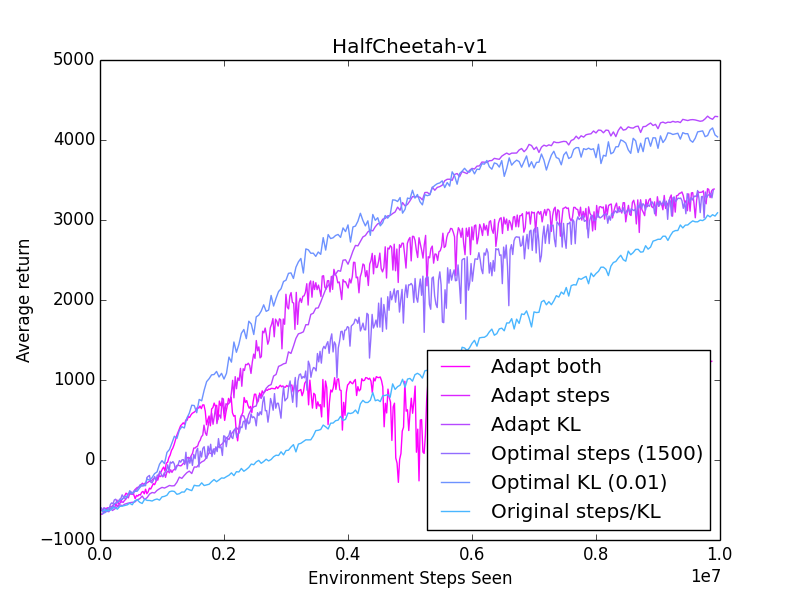

Source code (Python):
import numpy as np
import matplotlib.pyplot as plt
import json
import sys

times = []
rewards = []
t = []
r = []

trials = ["HalfCheetah-v1-adaptive-1000.000000-0.001000-300.000000-0.000500",
"HalfCheetah-v1-adaptive-1000.000000-0.001000-300.000000-0.000000",
"HalfCheetah-v1-adaptive-20000.000000-0.001000-0.000000-0.000500",
"HalfCheetah-v1-none-1500.000000-0.001000-0.000000-0.000000",
"HalfCheetah-v1-none-20000.000000-0.010000-0.000000-0.000000",
"HalfCheetah-v1-none-20000.000000-0.001000-0.000000-0.000000"]

names = ["Adapt both", "Adapt steps", "Adapt KL", "Optimal steps (1500)", "Optimal KL (0.01)", "Original steps/KL"]
for i in xrange(len(trials)):
    with open(trials[i]) as data_file:
        data = json.load(data_file)

    times.append([])
    rewards.append([])
    totaltime = 0

    time_since = 0
    avg = 0
    avgcount = 0

    for e in xrange(len(data["mean_reward"])):
        totaltime += data["timesteps"][e]

        time_since += data["timesteps"][e]
        avg += data["mean_reward"][e]
        avgcount += 1

        if time_since > 20000 and totaltime < 10000000:
            time_since = 0
            # totaltime += 1
            if i == 0:
                times[i].append(totaltime)
            else:
                times[i].append(totaltime)
            rewards[i].append(avg/avgcount)

            avg = 0
            avgcount = 0

    t.append(np.array(times[i]))
    r.append(np.array(rewards[i]))

    plt.plot(t[i],r[i],color=(1 - (i/7.0),i/7.0,1.0),label=names[i])

plt.xlabel("Environment Steps Seen")
plt.ylabel("Average return")
plt.legend(loc=4)
plt.title("HalfCheetah-v1")
plt.show()
